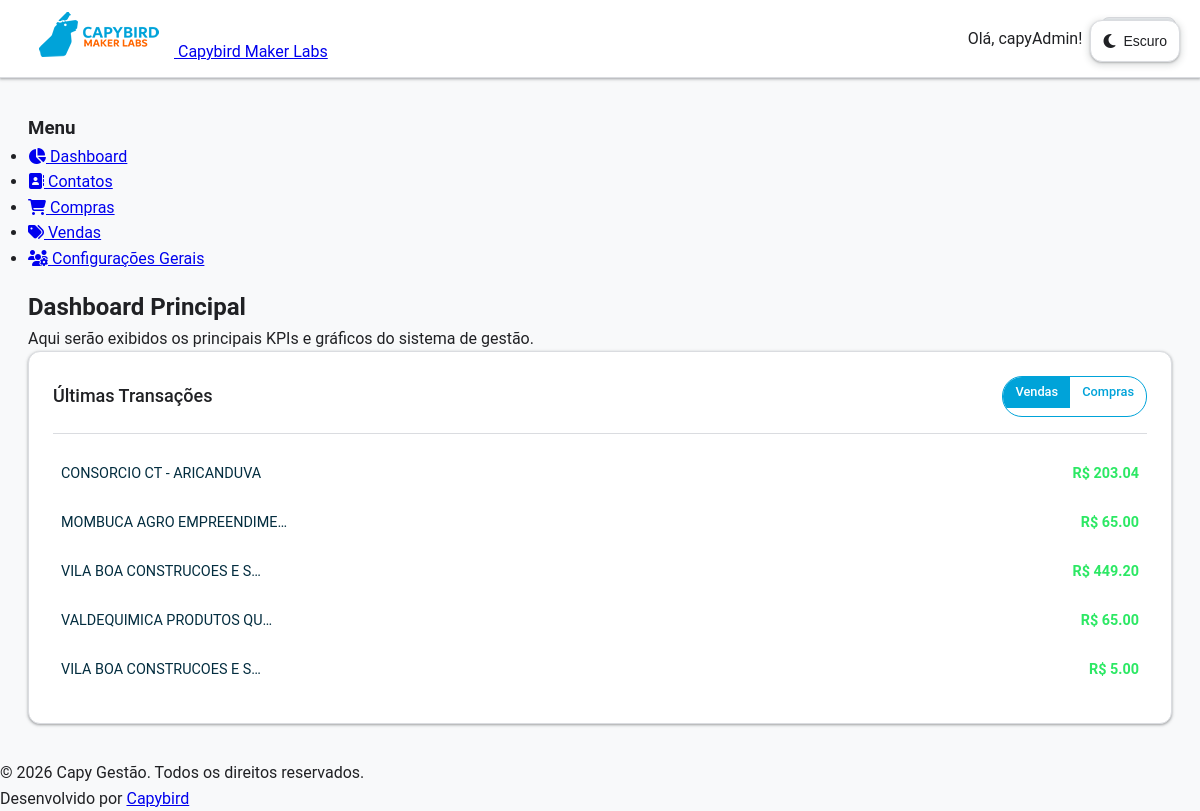
Page /dashboard/ (signed in) on the earlier database version.
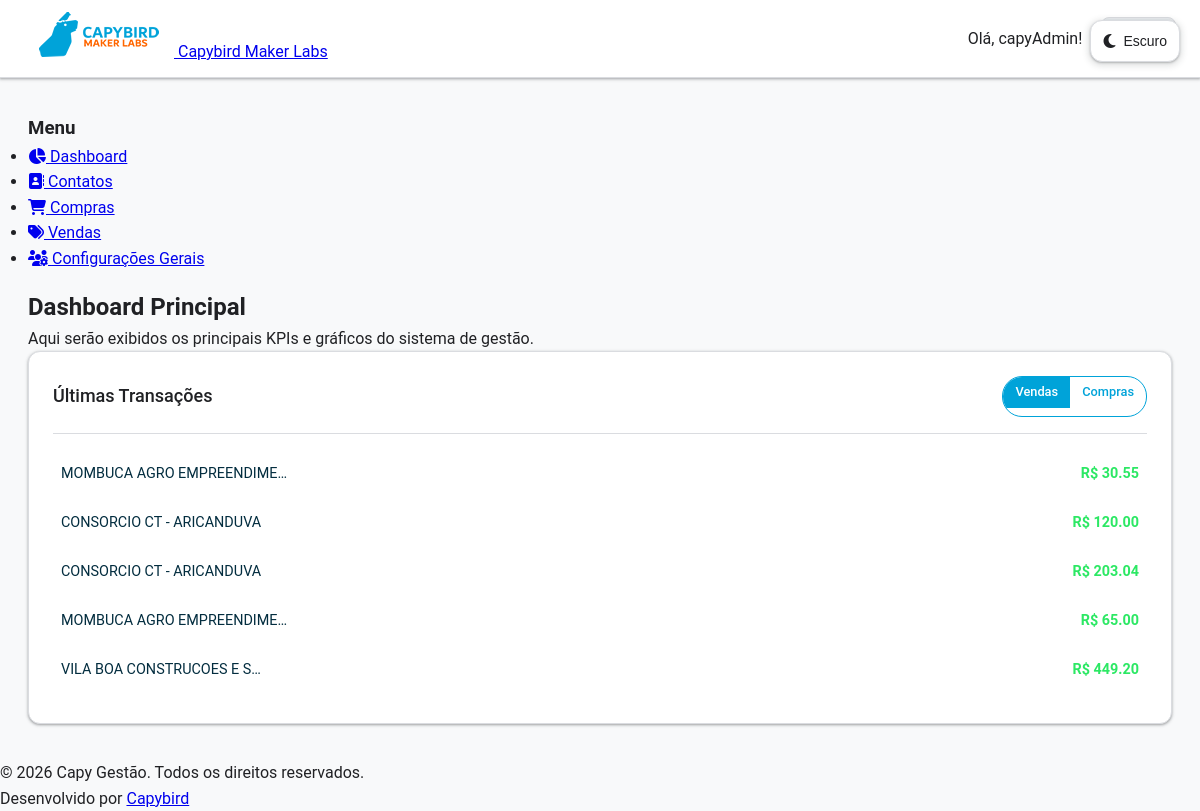
Same page on the later database version.
### transactions/models.py (models this page shows, shortened)
class Transaction(models.Model):
    class TransactionType(models.TextChoices):
        SALE = "SALE", "Venda"  # Gera receita, diminui estoque
        PURCHASE = "PURCHASE", "Compra"  # Gera despesa, aumenta estoque
    transaction_type = models.CharField(
        max_length=10, choices=TransactionType.choices, verbose_name="Tipo de Transação"
    )
    contact = models.ForeignKey(
        Contact,
        on_delete=models.PROTECT,  # Proíbe deletar um contato que tem transações
        verbose_name="Contato (Cliente/Fornecedor)",
    )
    transaction_date = models.DateTimeField(
        auto_now_add=True, verbose_name="Data da Transação"
    )
    total_value = models.DecimalField(
        max_digits=12, decimal_places=2, default=0.00, verbose_name="Valor Total"
    )
    notes = models.TextField(blank=True, null=True, verbose_name="Observações")
    subtotal = models.DecimalField(
        max_digits=12, decimal_places=2, default=0.00, verbose_name="Subtotal"
    )
    discount = models.DecimalField(
        max_digits=12, decimal_places=2, default=0.00, verbose_name="Desconto"
    )
    additions = models.DecimalField(
        max_digits=12, decimal_places=2, default=0.00, verbose_name="Acréscimos"
    )
    total_value = models.DecimalField(
        max_digits=12, decimal_places=2, default=0.00, verbose_name="Valor Total"
    )
    class Meta:
        verbose_name = "Transação"
        verbose_name_plural = "Transações"
        ordering = ["-transaction_date"]

### contacts/models.py (models this page shows, shortened)
class Contact(models.Model):
    class PersonType(models.TextChoices):
        INDIVIDUAL = "PF", _("Pessoa Física")
        LEGAL = "PJ", _("Pessoa Jurídica")
    class OrganizationType(models.TextChoices):
        SYSTEM_HOLDER = "HOLDER", _("Gestor do Sistema")  # A sua empresa
        CLIENT = "CLIENT", _("Cliente")  # As empresas clientes
        OTHER = "OTHER", _("Outro")  # Outros tipos de contato PJ
    name = models.CharField(max_length=255, verbose_name=_("Nome Completo"))
    email = models.EmailField(max_length=255, unique=True)
    phone = models.CharField(
        max_length=20,
        blank=True,
        null=True,
        verbose_name=_("Telefone"),
        validators=[
            RegexValidator(
                regex=r'^\+?1?\d{9,15}$',
                message=_("O número de telefone deve estar no formato: '+999999999'. Até 15 dígitos permitidos.")
            )
        ]
    )
    person_type = models.CharField(
        max_length=2,
        choices=PersonType.choices,
        default=PersonType.INDIVIDUAL,
        verbose_name=_("Tipo de Pessoa"),
        db_index=True,
    )
    document = models.CharField(
        max_length=18,
        unique=True,
        blank=True,
        null=True,
        verbose_name=_("CPF/CNPJ"),
        db_index=True,
    )
    is_active = models.BooleanField(default=True, verbose_name=_("Ativo"))
    user = models.OneToOneField(
        User,
        on_delete=models.SET_NULL,
        null=True,
        blank=True,
        verbose_name=_("Usuário Associado"),
        related_name="contact_profile",
    )
    company = models.ForeignKey(
        "self",
        on_delete=models.SET_NULL,
        null=True,
        blank=True,
        verbose_name="Empresa Associada (PJ)",
        limit_choices_to={
            "person_type": "PJ"
        },  # Garante que só PJs possam ser selecionadas aqui
    )
    created_at = models.DateTimeField(auto_now_add=True)
    updated_at = models.DateTimeField(auto_now=True)
    class Meta:
        verbose_name = "Contato"
        verbose_name_plural = "Contatos"
        ordering = ["name"]
    class OrganizationType(models.TextChoices):
        SYSTEM_HOLDER = "HOLDER", "Gestor do Sistema"  # A sua empresa
        CLIENT = "CLIENT", "Cliente"  # As empresas clientes
        OTHER = "OTHER", "Outro"  # Outros tipos de contato PJ
    organization_type = models.CharField(
        max_length=10,
        choices=OrganizationType.choices,
        default=OrganizationType.OTHER,
        verbose_name="Classificação da Organização",
        blank=True,
    )
    logo = models.ImageField(
        upload_to="logos/", null=True, blank=True, verbose_name="Logomarca da Empresa"
    )

### core_app/views.py (the view)
# urls.py: path("dashboard/", DashboardView.as_view(), name="dashboard"),
class DashboardView(LoginRequiredMixin, TemplateView):
    template_name = "dashboard.html"
    def get_context_data(self, **kwargs):
        context = super().get_context_data(**kwargs)
        context["latest_sales"] = Transaction.objects.filter(
            transaction_type__iexact="VENDAS"
        ).order_by("-transaction_date")[:5]
        context["latest_purchases"] = Transaction.objects.filter(
            transaction_type__iexact="COMPRAS"
        ).order_by("-transaction_date")[:5]
        return context

### core_app/context_processors.py (called while the page is built, shortened)
def system_branding_processor(request):
    HOLDER_CACHE_KEY = "system_holder_branding"
    holder_data = cache.get(HOLDER_CACHE_KEY)
    if not holder_data:
        try:
            system_holder = Contact.objects.get(
                organization_type=Contact.OrganizationType.SYSTEM_HOLDER
            )
            holder_data = {
                "system_holder_name": system_holder.name,
                "system_holder_logo": system_holder.logo,
            }
            cache.set(HOLDER_CACHE_KEY, holder_data, 3600)
        except Contact.DoesNotExist:
            holder_data = {
                "system_holder_name": "CAPY GESTÃO",
                "system_holder_logo": None,
            }
    return holder_data

### templates/dashboard.html (shortened to what this page needs)
{% extends 'app_base.html' %}
{% block app_content %}
    <h2>Dashboard Principal</h2>
    <p class="mb-4">Aqui serão exibidos os principais KPIs e gráficos do sistema de gestão.</p>
    <div class="dashboard-grid">
        <div class="dashboard-card">
            <div class="card-header">
                <h3>Últimas Transações</h3>
                <div class="radio-toggle">
                    <label for="toggle-sales">Vendas</label>
                    <label for="toggle-purchases">Compras</label>
                </div>
            </div>
            <div class="card-body">
                <ul class="transaction-list" id="sales-list">
                    {% for sale in latest_sales %}
                        <li>
                            <a href="#">
                                <span class="contact-name">{{ sale.contact.name|truncatechars:25 }}</span>
                                <span class="transaction-value sale-color">R$ {{ sale.total_value|floatformat:2 }}</span>
                            </a>
                        </li>
                    {% empty %}
                        <li>Nenhuma venda recente.</li>
                    {% endfor %}
                </ul>
            </div>
        </div>
    </div>
{% endblock app_content %}

Differences in the rows shown:
no longer on this page (row unchanged): Transaction: contact.name "VALDEQUIMICA PRODUTOS QU…", total_value "65.00"
no longer on this page (row unchanged): Transaction: contact.name "VILA BOA CONSTRUCOES E S…", total_value "5.00"
added Transaction: contact.name "MOMBUCA AGRO EMPREENDIME…", total_value "30.55"
added Transaction: contact.name "CONSORCIO CT - ARICANDUVA", total_value "120.00"
